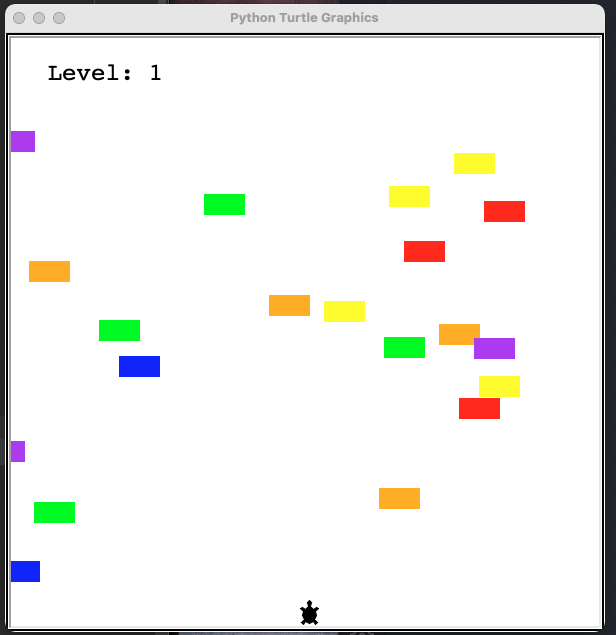

Write Python code to recreate this figure.
import time
from turtle import Screen
from player import Player
from car_manager import CarManager
from scoreboard import Scoreboard

screen = Screen()
screen.setup(width=600, height=600)
screen.tracer(0)

player = Player()
car_manager = CarManager()
scoreboard = Scoreboard()

screen.listen()
screen.onkey(player.go_up, "Up")


game_is_on = True
while game_is_on:
    time.sleep(0.1)
    screen.update()

    car_manager.create_car()
    car_manager.move_cars()

    # Detect collision with car
    for car in car_manager.all_cars:
        if car.distance(player) < 20:
            game_is_on = False
            scoreboard.game_over()

    # Detect a successful crossing
    if player.is_at_finish_line():
        player.go_to_start()
        car_manager.next_level()
        scoreboard.increase_level()

screen.exitonclick()
